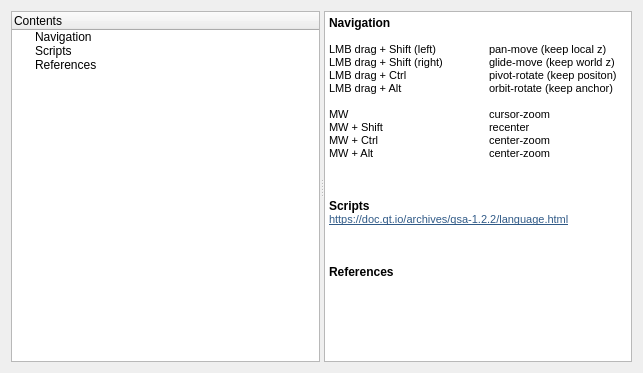
<?xml version="1.0" encoding="UTF-8"?>
<ui version="4.0">
 <class>HelpDialog</class>
 <widget class="QDialog" name="HelpDialog">
  <property name="geometry">
   <rect>
    <x>0</x>
    <y>0</y>
    <width>643</width>
    <height>373</height>
   </rect>
  </property>
  <property name="windowTitle">
   <string>Documentation</string>
  </property>
  <layout class="QVBoxLayout" name="verticalLayout">
   <item>
    <widget class="QSplitter" name="splitter">
     <property name="orientation">
      <enum>Qt::Horizontal</enum>
     </property>
     <widget class="QTreeWidget" name="treeWidget">
      <column>
       <property name="text">
        <string>Contents</string>
       </property>
      </column>
      <item>
       <property name="text">
        <string>Navigation</string>
       </property>
      </item>
      <item>
       <property name="text">
        <string>Scripts</string>
       </property>
      </item>
      <item>
       <property name="text">
        <string>References</string>
       </property>
      </item>
     </widget>
     <widget class="QTextEdit" name="textEdit">
      <property name="readOnly">
       <bool>true</bool>
      </property>
      <property name="html">
       <string>&lt;!DOCTYPE HTML PUBLIC &quot;-//W3C//DTD HTML 4.0//EN&quot; &quot;http://www.w3.org/TR/REC-html40/strict.dtd&quot;&gt;
&lt;html&gt;&lt;head&gt;&lt;meta name=&quot;qrichtext&quot; content=&quot;1&quot; /&gt;&lt;style type=&quot;text/css&quot;&gt;
p, li { white-space: pre-wrap; }
&lt;/style&gt;&lt;/head&gt;&lt;body style=&quot; font-family:'MS Shell Dlg 2'; font-size:7.875pt; font-weight:400; font-style:normal;&quot;&gt;
&lt;p style=&quot; margin-top:0px; margin-bottom:0px; margin-left:0px; margin-right:0px; -qt-block-indent:0; text-indent:0px;&quot;&gt;&lt;span style=&quot; font-size:9pt; font-weight:600;&quot;&gt;Navigation&lt;/span&gt;&lt;/p&gt;
&lt;p style=&quot;-qt-paragraph-type:empty; margin-top:0px; margin-bottom:0px; margin-left:0px; margin-right:0px; -qt-block-indent:0; text-indent:0px;&quot;&gt;&lt;br /&gt;&lt;/p&gt;
&lt;p style=&quot; margin-top:0px; margin-bottom:0px; margin-left:0px; margin-right:0px; -qt-block-indent:0; text-indent:0px;&quot;&gt;LMB drag &lt;span style=&quot; font-size:8pt;&quot;&gt;+ Shift (left)	pan-move (keep local z)&lt;/span&gt;&lt;/p&gt;
&lt;p style=&quot; margin-top:0px; margin-bottom:0px; margin-left:0px; margin-right:0px; -qt-block-indent:0; text-indent:0px;&quot;&gt;LMB drag &lt;span style=&quot; font-size:8pt;&quot;&gt;+ Shift (right)	glide-move (keep world z)&lt;/span&gt;&lt;/p&gt;
&lt;p style=&quot; margin-top:0px; margin-bottom:0px; margin-left:0px; margin-right:0px; -qt-block-indent:0; text-indent:0px;&quot;&gt;LMB drag &lt;span style=&quot; font-size:8pt;&quot;&gt;+ Ctrl		pivot-rotate (keep positon)	&lt;/span&gt;&lt;/p&gt;
&lt;p style=&quot; margin-top:0px; margin-bottom:0px; margin-left:0px; margin-right:0px; -qt-block-indent:0; text-indent:0px;&quot;&gt;LMB drag &lt;span style=&quot; font-size:8pt;&quot;&gt;+ Alt		orbit-rotate (keep anchor)&lt;/span&gt;&lt;/p&gt;
&lt;p style=&quot;-qt-paragraph-type:empty; margin-top:0px; margin-bottom:0px; margin-left:0px; margin-right:0px; -qt-block-indent:0; text-indent:0px; font-size:8pt;&quot;&gt;&lt;br /&gt;&lt;/p&gt;
&lt;p style=&quot; margin-top:0px; margin-bottom:0px; margin-left:0px; margin-right:0px; -qt-block-indent:0; text-indent:0px;&quot;&gt;&lt;span style=&quot; font-size:8pt;&quot;&gt;MW		cursor-zoom &lt;/span&gt;&lt;/p&gt;
&lt;p style=&quot; margin-top:0px; margin-bottom:0px; margin-left:0px; margin-right:0px; -qt-block-indent:0; text-indent:0px;&quot;&gt;&lt;span style=&quot; font-size:8pt;&quot;&gt;MW + Shift		recenter&lt;/span&gt;&lt;/p&gt;
&lt;p style=&quot; margin-top:0px; margin-bottom:0px; margin-left:0px; margin-right:0px; -qt-block-indent:0; text-indent:0px;&quot;&gt;&lt;span style=&quot; font-size:8pt;&quot;&gt;MW + Ctrl		center-zoom &lt;/span&gt;&lt;/p&gt;
&lt;p style=&quot; margin-top:0px; margin-bottom:0px; margin-left:0px; margin-right:0px; -qt-block-indent:0; text-indent:0px;&quot;&gt;&lt;span style=&quot; font-size:8pt;&quot;&gt;MW + Alt		center-zoom&lt;/span&gt;&lt;/p&gt;
&lt;p style=&quot;-qt-paragraph-type:empty; margin-top:0px; margin-bottom:0px; margin-left:0px; margin-right:0px; -qt-block-indent:0; text-indent:0px; font-size:8pt;&quot;&gt;&lt;br /&gt;&lt;/p&gt;
&lt;p style=&quot;-qt-paragraph-type:empty; margin-top:0px; margin-bottom:0px; margin-left:0px; margin-right:0px; -qt-block-indent:0; text-indent:0px; font-size:8pt;&quot;&gt;&lt;br /&gt;&lt;/p&gt;
&lt;p style=&quot;-qt-paragraph-type:empty; margin-top:0px; margin-bottom:0px; margin-left:0px; margin-right:0px; -qt-block-indent:0; text-indent:0px; font-size:8pt;&quot;&gt;&lt;br /&gt;&lt;/p&gt;
&lt;p style=&quot; margin-top:0px; margin-bottom:0px; margin-left:0px; margin-right:0px; -qt-block-indent:0; text-indent:0px;&quot;&gt;&lt;span style=&quot; font-size:9pt; font-weight:600;&quot;&gt;Scripts&lt;/span&gt;&lt;/p&gt;
&lt;p style=&quot; margin-top:0px; margin-bottom:0px; margin-left:0px; margin-right:0px; -qt-block-indent:0; text-indent:0px;&quot;&gt;&lt;a href=&quot;https://doc.qt.io/archives/qsa-1.2.2/language.html&quot;&gt;&lt;span style=&quot; font-size:8pt; text-decoration: underline; color:#305a87;&quot;&gt;https://doc.qt.io/archives/qsa-1.2.2/language.html&lt;/span&gt;&lt;/a&gt;&lt;/p&gt;
&lt;p style=&quot;-qt-paragraph-type:empty; margin-top:0px; margin-bottom:0px; margin-left:0px; margin-right:0px; -qt-block-indent:0; text-indent:0px; font-size:8pt;&quot;&gt;&lt;br /&gt;&lt;/p&gt;
&lt;p style=&quot;-qt-paragraph-type:empty; margin-top:0px; margin-bottom:0px; margin-left:0px; margin-right:0px; -qt-block-indent:0; text-indent:0px; font-size:8pt;&quot;&gt;&lt;br /&gt;&lt;/p&gt;
&lt;p style=&quot;-qt-paragraph-type:empty; margin-top:0px; margin-bottom:0px; margin-left:0px; margin-right:0px; -qt-block-indent:0; text-indent:0px; font-size:8pt;&quot;&gt;&lt;br /&gt;&lt;/p&gt;
&lt;p style=&quot; margin-top:0px; margin-bottom:0px; margin-left:0px; margin-right:0px; -qt-block-indent:0; text-indent:0px;&quot;&gt;&lt;span style=&quot; font-size:9pt; font-weight:600;&quot;&gt;References&lt;/span&gt;&lt;/p&gt;
&lt;p style=&quot;-qt-paragraph-type:empty; margin-top:0px; margin-bottom:0px; margin-left:0px; margin-right:0px; -qt-block-indent:0; text-indent:0px; font-size:8pt;&quot;&gt;&lt;br /&gt;&lt;/p&gt;
&lt;p style=&quot;-qt-paragraph-type:empty; margin-top:0px; margin-bottom:0px; margin-left:0px; margin-right:0px; -qt-block-indent:0; text-indent:0px; font-size:8pt;&quot;&gt;&lt;br /&gt;&lt;/p&gt;
&lt;p style=&quot;-qt-paragraph-type:empty; margin-top:0px; margin-bottom:0px; margin-left:0px; margin-right:0px; -qt-block-indent:0; text-indent:0px; font-size:8pt;&quot;&gt;&lt;br /&gt;&lt;/p&gt;&lt;/body&gt;&lt;/html&gt;</string>
      </property>
     </widget>
    </widget>
   </item>
  </layout>
 </widget>
 <resources/>
 <connections/>
</ui>
